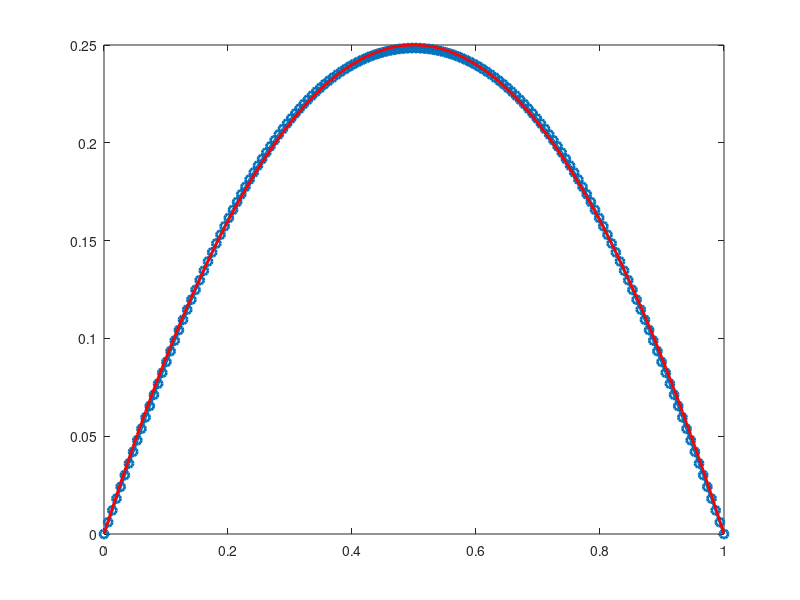
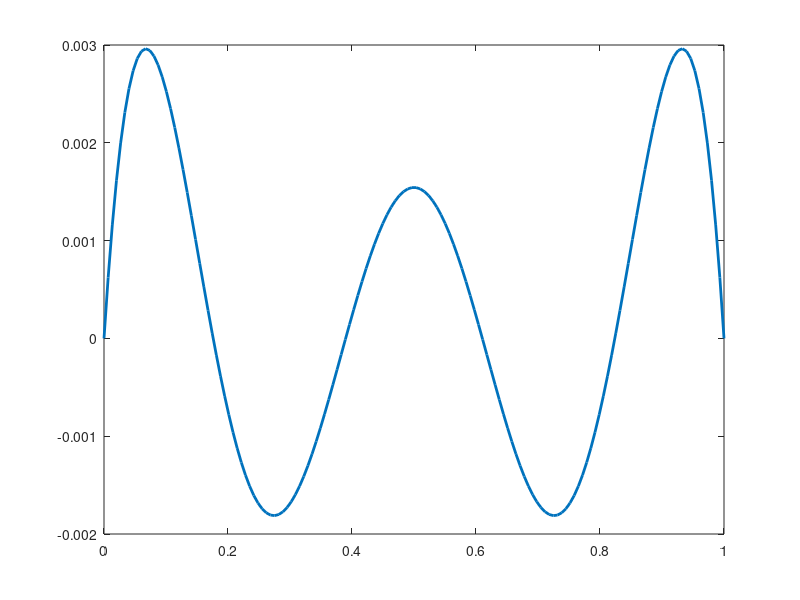

Recreate these plots in MATLAB, in order.
% approximate f(x) = x(1-x) with sines

N = 3;
x = linspace(0,1,150);

% make best approximation 
fN = 0;
for j = 1:N
    beta_j = 4*(1+(-1)^(j+1))/(j^3*pi^3);
    fN = fN + sin(j*pi*x) * beta_j;
end

% plot best approximation
figure
plot(x,fN,'o-','linewidth',2);hold on

% plot true f 
f = x.*(1-x);
plot(x,f,'r','linewidth',2);

% plot error
figure
plot(x,f - fN,'linewidth',2)
